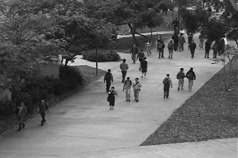
%> input picture data/validation_spatial_alex/001.jpg, 238 x 158 px, given in place of 001.tif, which was not available
$ octave validate_boxes.m   (GNU Octave 9; MATLAB toolbox functions it lacks are replaced by stand-ins)
%> lines starting %> are read from the running program, lines starting %| are printed output that depends on the picture; pictures that were not available may be replaced by others from this repository, and a replacement may not be noted
### code/startup.m
addpath(genpath('utils/'));
addpath(genpath('method/'));
addpath(genpath('feature_extraction/'));
addpath(genpath('evaluation_set/'));

### code/validate_boxes.m
clc
clear
startup;

load('boxes_ped2.mat');
img_name = '../data/crowd_frm_test002/001.tif';
img= imread(img_name);
%> img is the input picture: size 158x238 uint8; min 0, max 248, mean 99.7
for i=1:length(boxes)
    tmp = img;
    tmp(boxes(i,2):boxes(i,4),boxes(i,1):boxes(i,3))=0;
    boxes(i,:)
    imshow(tmp);
    k = waitforbuttonpress;
end
%> this loop made 40 passes
%> pass 1, `imshow(tmp);`:
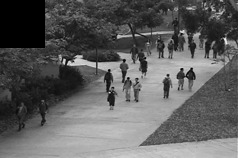
%> displayed picture: size 158x238, on the screen's scale of 0 to 255; min 0, max 248, mean 95.1
%> pass 2, `imshow(tmp);`:
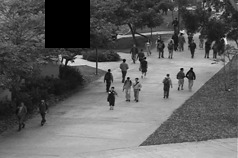
%> displayed picture: size 158x238, on the screen's scale of 0 to 255; min 0, max 248, mean 96.1
%> after the loop:
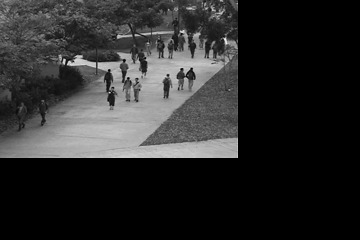
%> tmp: size 240x360 uint8; min 0, max 248, mean 43.4
